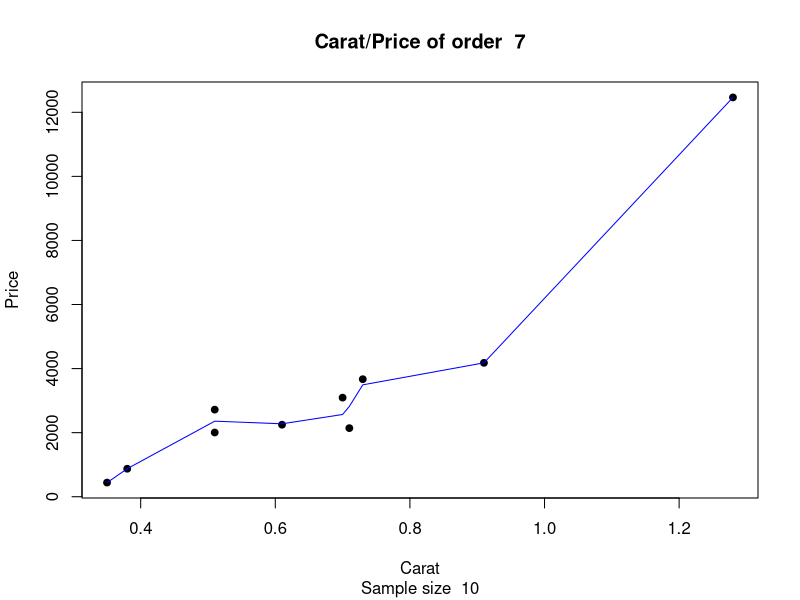
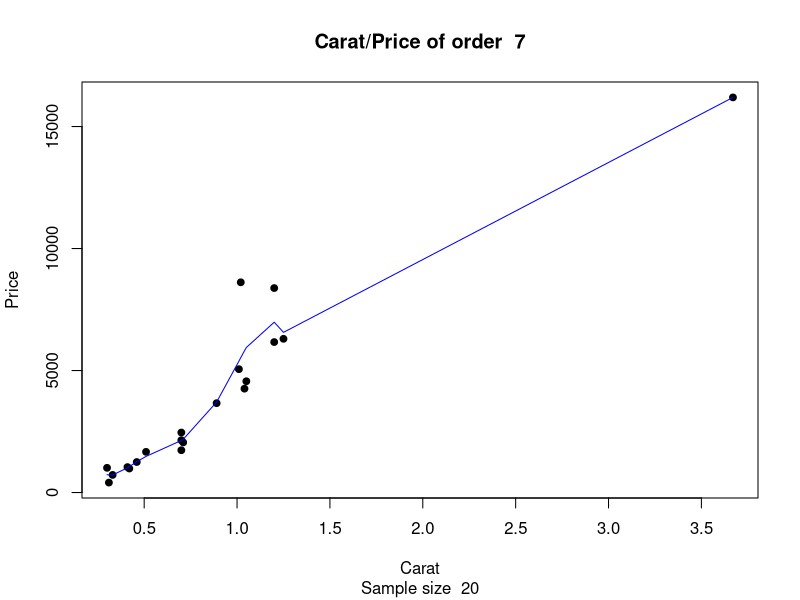
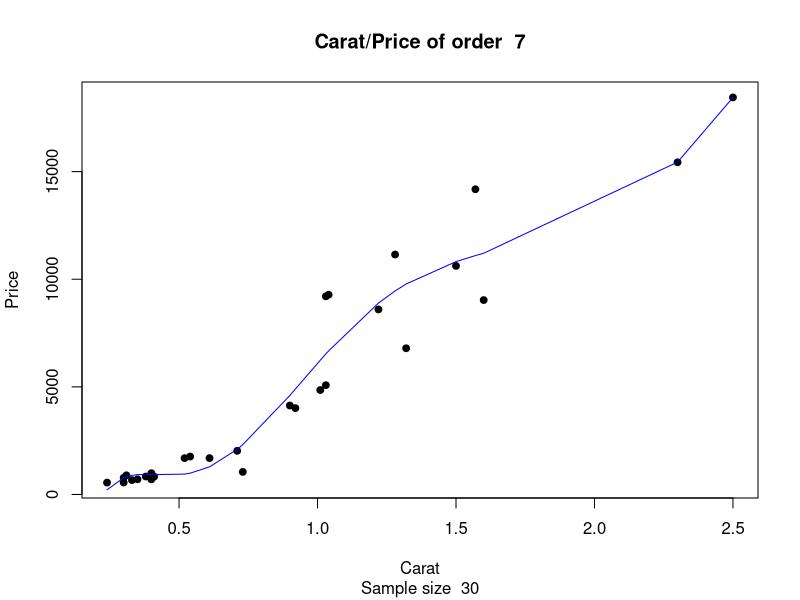
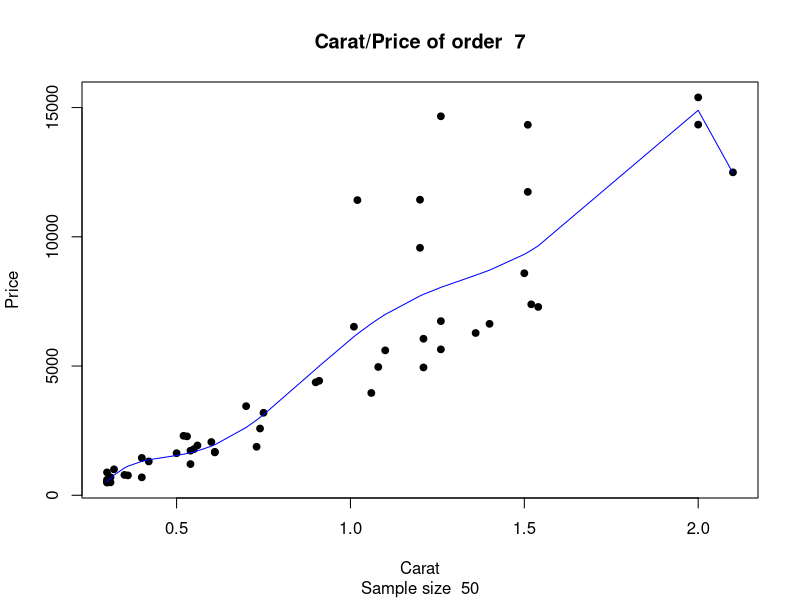
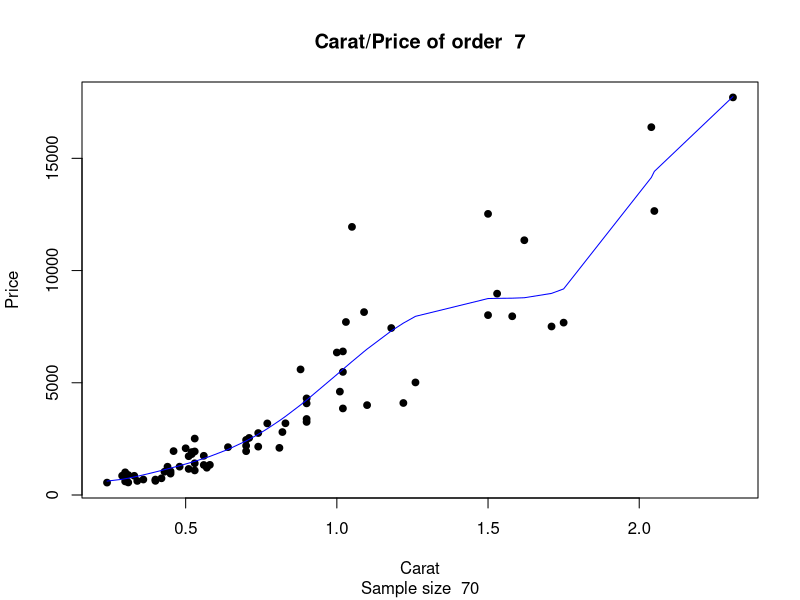
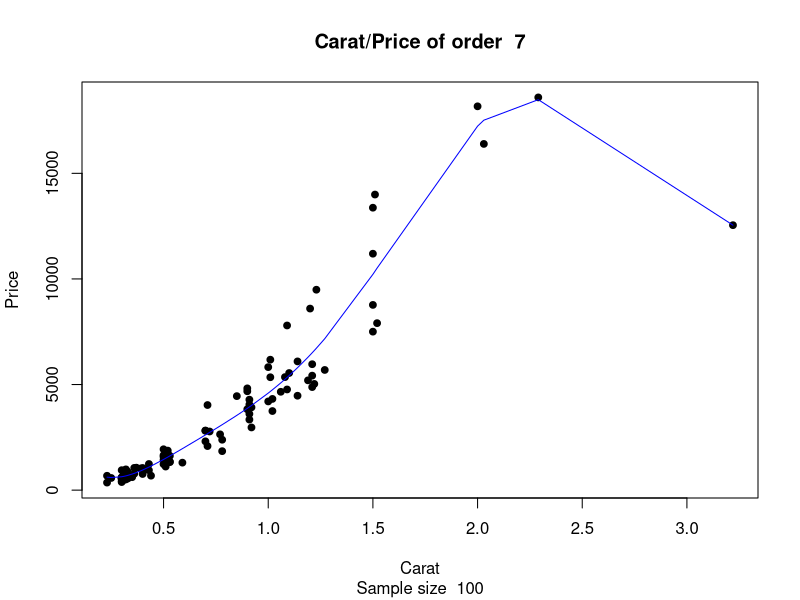
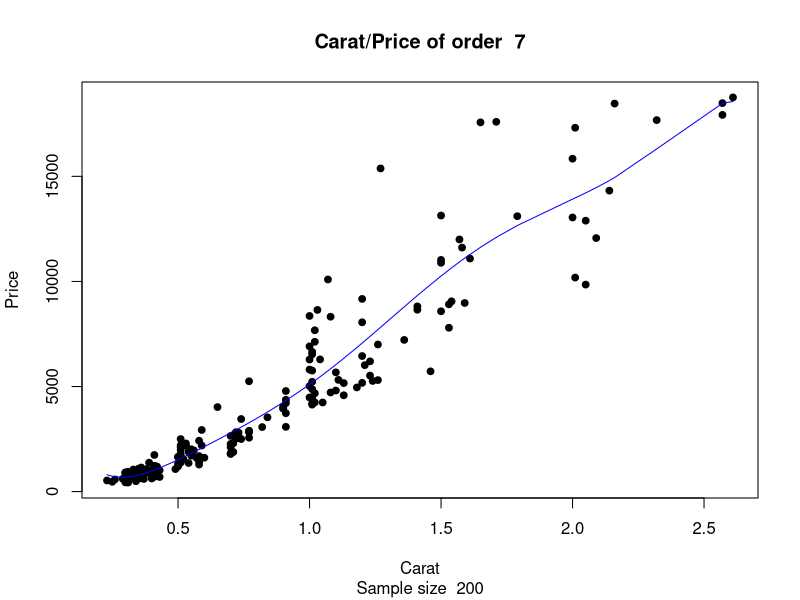
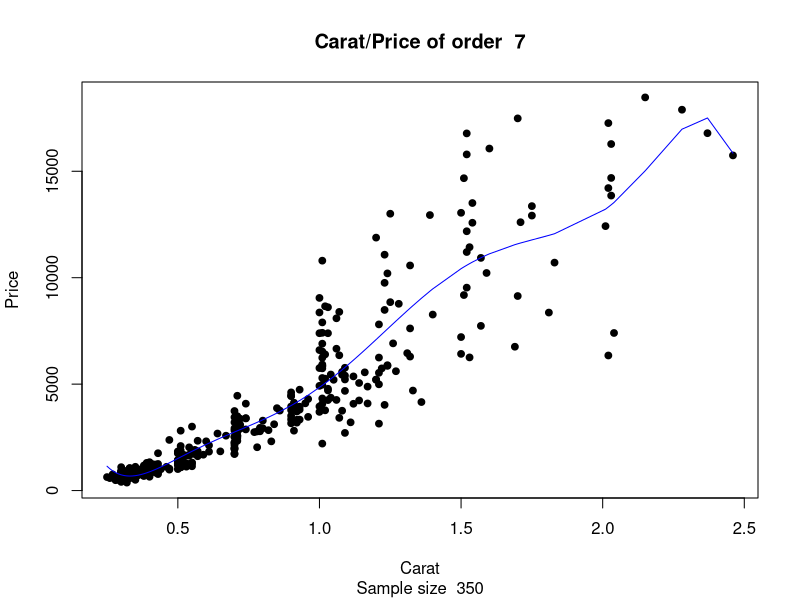

R code for these plots, in order: (Note: this script raises an error after producing the figures.)
library(ggplot2)
data("diamonds")
summary(diamonds)
testerr = c()
trainrss = c()
sample_size = c(10,20,30,50,70,100,200,350)
poly_order = 7
setwd('C:\\Users\\erpri\\Desktop\\R practise\\R code\\Graphs')
for(i in sample_size){
  
#DATA:
set.seed(2*i)
rand = sample(1:nrow(diamonds),i)
train = diamonds[rand, ]
set.seed(17*i)
rand = sample(1:nrow(diamonds),i)
test = diamonds[rand, ]

#=============================================================================================
# FITTING A POLYNOMIAL REGRESSION OF ORDER 7
#=============================================================================================
m7 <- lm(price ~ carat + I(carat^2) + I(carat^3) + I(carat^4) + I(carat^5)+ I(carat^6) + I(carat^7), train)
m7
filname=paste(paste("graph of sample size",toString(i)),".jpg")

#PLOTTING THE MODEL OVER THE DATA
jpeg(filename = filname)
plot(train$carat,train$price, pch=19, cex=0.9,main = paste("Carat/Price of order ",toString((poly_order))),sub = paste("Sample size ",toString((i))), xlab = 'Carat',ylab = 'Price')
lines(sort(train$carat), fitted(m7)[order(train$carat)], col='blue', type='l') 
dev.off()

#TRAIN AND TEST ACCURACY
trainrss = append(trainrss,sum(m7$residuals^2))
pred = predict(m7, newdata=test)
testerr = append(testerr,sum((pred-test$price)^2))

}

# Test error/Sample Size graph
jpeg("Test Error Vs Sample Size.jpg")
plot(sample_size,testerr,xlab = 'Sample Size',ylab = 'Test Error',main = paste("Test Error Vs Sample Size "))
lines(sample_size,testerr, col='green', type='l')
dev.off()
print(testerr)
print(trainrmse)

#=============================================================================================
# Problem 2
#=============================================================================================
sam_size = c(20,100)
pol_order = c(1,2,7,8,9,10)
initial_seed_train=99
initial_seed_test= 127
terror = c('er1','er2','er3','er4')


# Dividing dataframe in 4 sample 
rtrain = c('tr1', 'tr2', 'tr3', 'tr4')
rtest = c('te1', 'te2', 'te3', 'te4')
trainnames = c('train1', 'train2', 'train3', 'train4')
testnames = c('test1', 'test2', 'test3', 'test4')
colors = c('red','blue','green','black')
for(j in sam_size){
terror1 = c()
trainrss = c()
for (i in c(1:4)){
  testerr1 = c()
  set.seed(initial_seed_train*i)
  assign(rtrain[i], sample(1:nrow(diamonds),j)) 
  assign(trainnames[i], diamonds[get(rtrain[i]), ]) 
  set.seed(initial_seed_test*i)
  assign(rtrain[i], sample(1:nrow(diamonds),j))
  assign(testnames[i], diamonds[get(rtrain[i]), ])
  for(k in pol_order){
    formule = ""
    ini = "price ~ carat"
    if(k>1){
    for(x in c(2:k)){
        formule = paste(formule," + I(carat^",x, ") ",sep = "") 
    }}
  else{formule=""}
    formule = paste(ini,formule,sep = "")
    m <- lm(formula = as.formula(formule),data = get(trainnames[i]))
    filname=paste(paste("graph of sample size",toString(j))," and order",k,"sample ",i,".jpg")
    jpeg(filename = filname)
    plot(get(trainnames[i])$carat,get(trainnames[i])$price, pch=19, cex=0.9,main = paste("Carat/Price of order ",k," and sample# ",i),sub = paste("Sample size ",toString((j))), xlab = 'Carat',ylab = 'Price')
    lines(sort(get(trainnames[i])$carat), fitted(m)[order(get(trainnames[i])$carat)], col='blue', type='l') 
    dev.off()
    #TRAIN AND TEST ACCURACY
    trainrss = append(trainrss, sum(m$residuals^2))
    pred = predict(m, newdata=get(testnames[i]))
    testerr1 = append(testerr1,sum((pred-get(testnames[i])$price)^2))
  }
  terror1 = append(terror1,testerr1)
  assign(terror[i],testerr1)
  # Test and Train RMSE Vs Complexity graph
  if(i==1){
    trainrmse = sqrt(trainrss/j)
    testrmse = sqrt(testerr1/j)
    jpeg(paste("Train RMSE Vs Complexity of sample size",j,".jpg"))
    plot(pol_order,trainrmse,xlab = 'Complexity',ylab = 'Train RMSE',ylim =c(min(trainrmse),max(trainrmse)),main = "Train RMSE Vs Complexity")
    lines(pol_order,trainrmse, col='red', type='l')
    dev.off() 
    jpeg(paste("Test RMSE Vs Complexity of sample size",j,".jpg"))
    plot(pol_order,testrmse,xlab = 'Complexity',ylab = 'Test RMSE',ylim =c(min(testrmse),max(testrmse)),main = "Train RMSE Vs Complexity")
    lines(pol_order,testrmse, col='red', type='l')
    dev.off() 
  }
}
  # Test error Vs Complexity graph
  jpeg(paste("Test RSS Vs Complexity of sample size",j,".jpg"))
  plot(pol_order,get(terror[1]),xlab = 'Complexity',ylab = 'Test RSS',ylim =c(min(terror1),max(terror1)),main = "Test RSS Vs Complexity among same sample sizes")
  lines(pol_order,get(terror[1]), col='black', type='l')
  points(pol_order,get(terror[2]), col="red", pch="+")
  lines(pol_order,get(terror[2]), col='red', type='l')
  points(pol_order,get(terror[3]), col="green", pch="x")
  lines(pol_order,get(terror[3]), col='green', type='l')
  points(pol_order,get(terror[4]), col="blue", pch="i")
  lines(pol_order,get(terror[4]), col='blue', type='l')
  legend("topleft" ,legend=c(paste("sample",j,"set1"),paste("sample",j,"set2"),paste("sample",j,"set3"),paste("sample",j,"set4")), col=c("black","red","green","blue"),pch=c("o","+","x","i"), ncol=1)
  dev.off()
}






